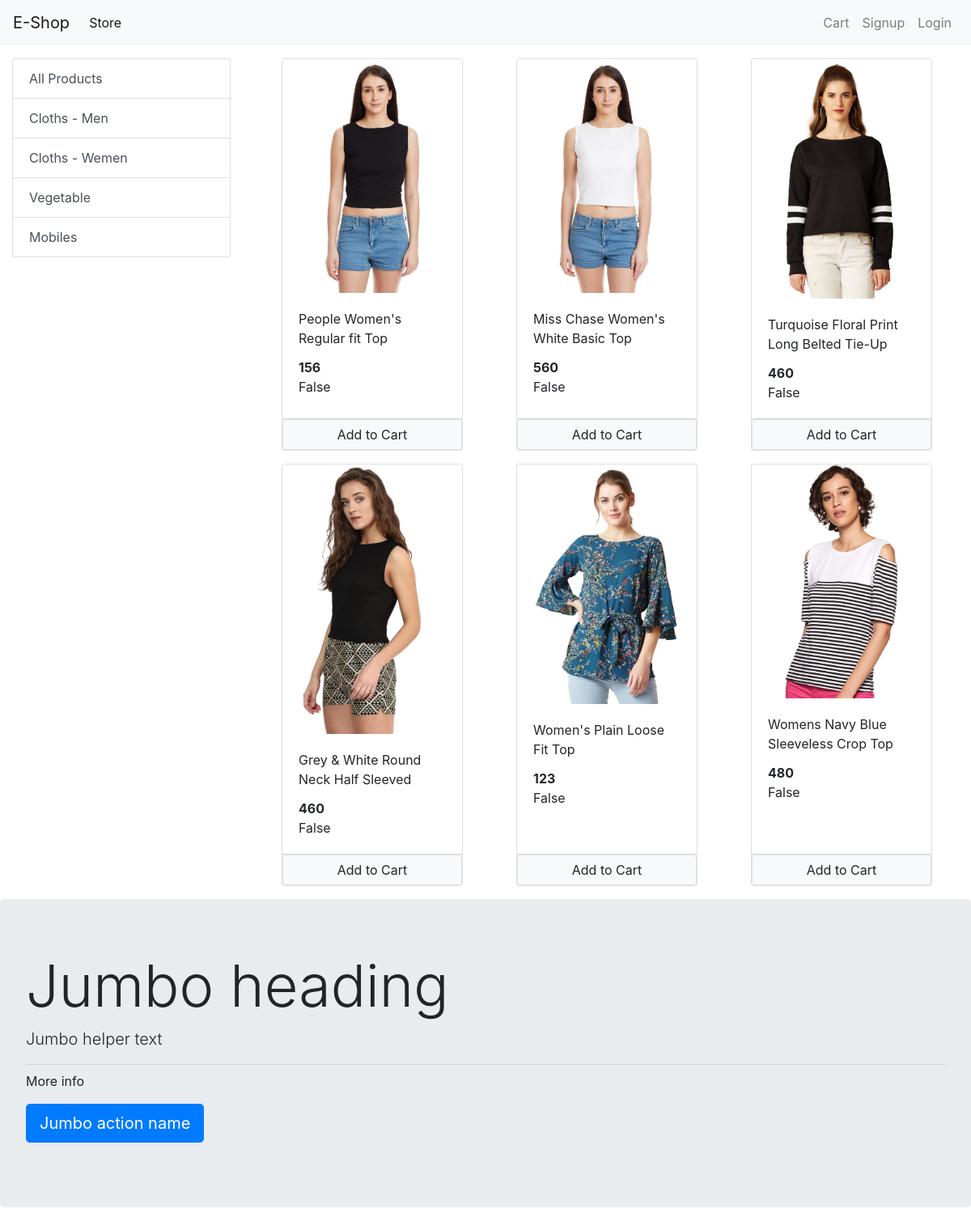
The app's page /?category=2 with its own data.
### store/models/category.py (models this page shows, shortened)
class Category(models.Model):
    name = models.CharField(max_length=20)
    @staticmethod
    def get_all_categories():
        return Category.objects.all()

### store/models/product.py (models this page shows, shortened)
class Product(models.Model):
    name = models.CharField(max_length=50)
    price = models.IntegerField(default=0)
    category = models.ForeignKey(Category, on_delete=models.CASCADE, default=1)
    description = models.CharField(max_length=200, default='' , null=True , blank=True)
    image = models.ImageField(upload_to='uploads/products/')
    @staticmethod
    def get_all_products_by_categoryid(category_id):
        if category_id:
            return Product.objects.filter(category = category_id)
        else:
            return Product.get_all_products();

### store/views/home.py (the view, shortened to what this page needs)
# urls.py: path('', home.Index.as_view(), name='homepage'),
class Index(View):
    def get(self, request):
        cart = request.session.get('cart')
        if not cart:
            request.session['cart'] = {}
        products = None
        categories = Category.get_all_categories()
        categoryID = request.GET.get('category')
        if categoryID:
            products = Product.get_all_products_by_categoryid(categoryID)
        else:
            products = Product.get_all_products()
        data = {}
        data['products'] = products
        data['categories'] = categories
        return render(request, 'index.html', data)

### store/templatetags/cart.py (called while the page is built)
@register.filter(name='is_in_cart')
def is_in_cart(product, cart):
    keys = cart.keys()
    for id in keys:
        if int(id) == product.id:
            return True
    return False

### store/templates/index.html (shortened to what this page needs)
{% extends 'base.html' %}
{% block content %}
{% load cart %}
<div class="container-fluid mt-3">
  <div class="row">
    <div class="col-lg-3 mx-auto">
      <div class="list-group">
        <a href="/" class="list-group-item list-group-item-action">All Products</a>
        {% for category in categories %}
        <a href="/?category={{category.id}}" class="list-group-item list-group-item-action">{{category.name}}</a>
        {% endfor %}
      </div>
    </div>
    <div id='products' class="col-lg-9 mx-auto">
      <div class="row mx-auto">
        {% for product in products %}
        <div class="card mx-auto mb-3" id="{{product.id}}" style="width: 14rem;">
          <img class="card-img-top" src="{{product.image.url}}" alt="Card image cap">
          <div class="card-body">
            <p class="card-title">{{product.name}}</p>
            <p class="card-text"><b>{{product.price}}</b></p>
            {{product | is_in_cart:request.session.cart}}
          </div>
          <div class="card-footer p-0 no-gutters">
            {% if product|is_in_cart:request.session.cart %}
            <div class="row no-gutters">
              <form action="" class="col-2" method="post">
                {% csrf_token %}
                <input hidden type="text" name="product" value="{{product.id}}">
                <input hidden type="text" name="remove" value="True">
                <input type="submit" value="-" class="btn btn-block btn-light">
              </form>
              <div class="text center col">{{product|cart_quantity:request.session.cart}} in cart</div>
              <form action="/#{{product.id}}" class="col-2" method="post">
                {% csrf_token %}
                <input hidden type="text" name="product" value="{{product.id}}">
                <input type="submit" value="+" class="btn btn-block btn-light">
              </form>
            </div>
            {% else %}
            <form action="/#{{product.id}}" method="POST" class="btn-block">
              <input type="submit" class="float-right btn btn-light border form-control" value="Add to Cart">
            </form>
            {% endif %}
          </div>
        </div>
        {% endfor %}
      </div>
    </div>
  </div>
</div>
<div class="jumbotron" id="abc">
  <h1 class="display-3">Jumbo heading</h1>
  <p class="lead">Jumbo helper text</p>
  <hr class="my-2">
  <p>More info</p>
  <p class="lead">
    <a class="btn btn-primary btn-lg" href="Jumbo action link" role="button">Jumbo action name</a>
  </p>
</div>
{% endblock %}

### records on screen
Category: name "Cloths - Men"
Category: name "Cloths - Wemen"
Category: name "Vegetable"
Category: name "Mobiles"
Product: image (picture), name "People Women's Regular fit Top", price "156", session "False"
Product: image (picture), name "Miss Chase Women's White Basic Top", price "560", session "False"
Product: image (picture), name "Turquoise Floral Print Long Belted Tie-Up", price "460", session "False"
Product: image (picture), name "Grey & White Round Neck Half Sleeved", price "460", session "False"
Product: image (picture), name "Women's Plain Loose Fit Top", price "123", session "False"
Product: image (picture), name "Womens Navy Blue Sleeveless Crop Top", price "480", session "False"
